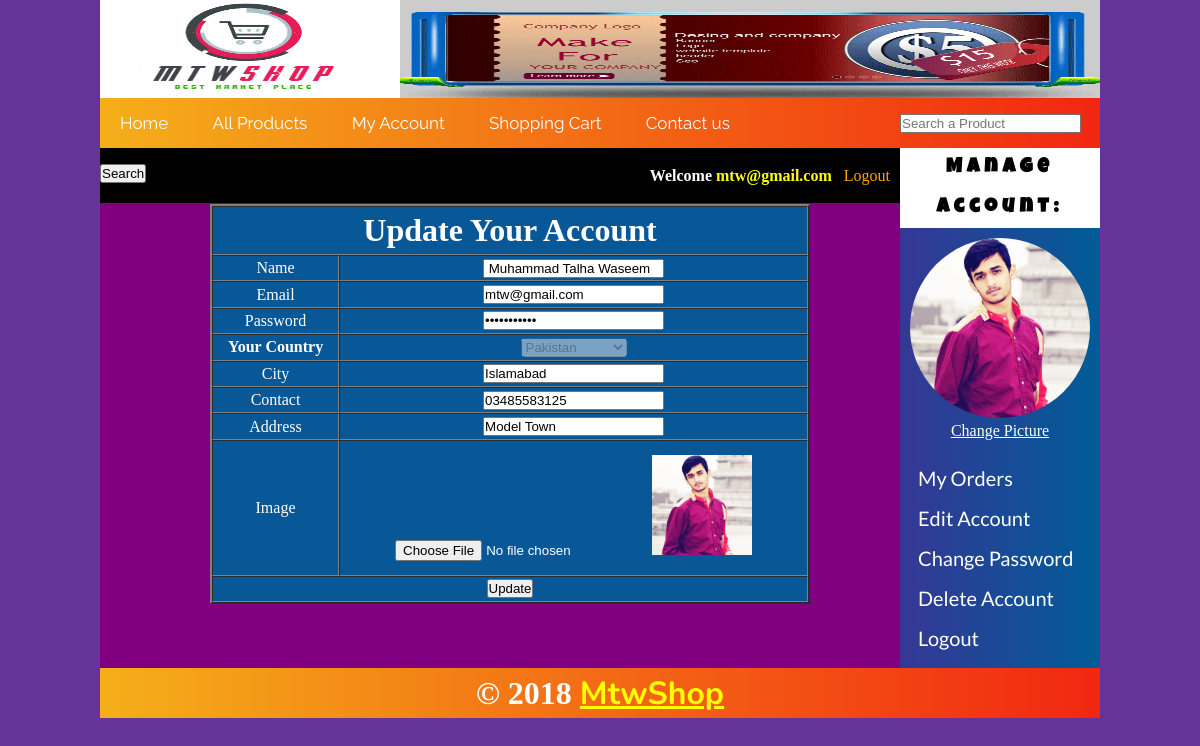
Screenshot of /customer/my_account.php?edit_account (signed in) with the database file from the repository.
### tables this page shows
CREATE TABLE `customers` (
  `customer_id` int(10) NOT NULL,
  `customer_name` text NOT NULL,
  `customer_email` text NOT NULL,
  `customer_pass` text NOT NULL,
  `customer_country` text NOT NULL,
  `customer_city` text NOT NULL,
  `customer_contact` text NOT NULL,
  `customer_address` text NOT NULL,
  `customer_image` text NOT NULL,
  `customer_ip` text NOT NULL
);

### customer/edit_account.php (the view, shortened to what this page needs)
<?php
if (isset($_GET['edit_account'])) {
    $customer_email = $_SESSION['customer_email'];
    $get_customer = " SELECT * from customers where customer_email = '$customer_email' ";
    $run_customer = mysqli_query($conn,$get_customer);
    $row = mysqli_fetch_array($run_customer);
    $name = $row['customer_name'];
    $email = $row['customer_email'];
    $pass = $row['customer_pass'];
    $country = $row['customer_country'];
    $city = $row['customer_city'];
    $contact = $row['customer_contact'];
    $address = $row['customer_address'];
    $img = $row['customer_image'];
}
?>
<form action="" method="post" enctype="multipart/form-data" >
    <table align="center" width="600" border="2" cellspacing="0" height="400" bgcolor="#085797" style="margin-left:70px;">
     <tr >
         <td colspan="2" align="center"> <h1> Update Your Account</h1> </td>
     </tr>
     <tr>
         <td align="center"> Name </td>
         <td> <input type="text" name="c_name" value=" <?php echo $name; ?> "> </td>
     </tr>
     <tr>
         <td align="center"> Email </td>
         <td> <input type="email" name="c_email" value="<?php echo $email; ?>"></td>
     </tr>
     <tr>
         <td align="center"> Password</td>
         <td> <input type="password" name="c_pass" value="<?php echo $pass; ?>"> </td>
     </tr>
     <tr>
        <td align="center" > <b>Your Country </b> </td>
            <td> <select name="c_country" disabled >
                    <option > <?php echo $country; ?> </option>
                    </select>
            </td>
     </tr>
     <tr>
         <td align="center">City</td>
         <td> <input type="text" name="c_city" value="<?php echo $city; ?>"> </td>
     </tr>
     <tr>
         <td align="center">Contact</td>
         <td> <input type="tel" name="c_contact" value="<?php echo $contact; ?>"> </td>
     </tr>
     <tr>
         <td align="center">Address</td>
         <td> <input type="text" name="c_addr" value="<?php echo $address; ?>"> </td>
     </tr>
     <tr>
         <td align="center">Image</td>
         <td> <input type="file" name="c_image" size="40"> <img src="customer_images/<?php echo $img; ?>" width="100" height="100" >  </td>
     </tr>
     <tr>
         <td colspan="2"> <input type="submit" name="submit" value="Update" ></td>
     </tr>
    </table>
</form>

### customer/my_account.php (shortened to what this page needs)
<?php require 'includes/config.php'; ?>
<?php require 'functions.php';  session_start(); ?>
<!DOCTYPE html>
<html lang="en">
<head>
    <link rel="stylesheet" href="css/styles.css">
</head>
<body>
    <div class="main_wrapper">
        <div class="header_wrapper">
           <a href="../index.php"><img src="images/logo2.png" height="100px" width="300px" style="float: left;"  alt=""> </a>
            <img src="images/banner.gif" height="100px" width="700px" style="float: right;"  alt="">
        </div>
        <div id="navbar" >
            <ul>
                <li><a href="../index.php"> Home </a></li>
                <li><a href="../all_products.php"> All Products </a></li>
                 <?php
                    if (isset($_SESSION['customer_email'])) {
                        echo "<li><a href='my_account.php'> My Account </a></li>";
                    } else { }
                ?>
                <li><a href="../cart.php"> Shopping Cart </a></li>
                <li><a href="../contact.php"> Contact us </a></li>
            </ul>
            <form action="results.php" method="get" enctype="multipart/form-data" >
                <input type="search" name="user_query" id="search" placeholder="Search a Product" >
                <input type="submit" value="Search" name="search" id="searchsub" >
            </form>
        </div>
        <div class="content_wrapper" >
             <div id="right_content_area">
                <div class="headline"  >
                    <div id="headline_content">
                       <?php
                         if (isset($_SESSION['customer_email'])) {
                                echo " <b> Welcome </b>". "<b style='color:Yellow; ' >". $_SESSION['customer_email']."</b> ";
                            } else {
                                echo "<b> Welcome Guest! </b> ";
                            }
                        ?>
                        <?php
                            if (!isset($_SESSION['customer_email'])) {
                                echo "<a href='../checkout.php' style='color:Orange; text-decoration:none' > Login </a> ";
                            } else {
                                echo "<a href='../logout.php' style='color:Orange; text-decoration:none;'> Logout </a> ";
                            }
                        ?>
                    </div>
                </div> <br> <br>
                <div id="product_box">
                    <?php
                    if (isset($_GET['edit_account'])) {
                        include 'edit_account.php';
                    }
                    ?>
                </div>
             </div>
             <div id="left_content_area">
                <div class="categories">
                    <h2> Manage Account: </h2>
                    <ul>
                        <?php
                            if (isset($_SESSION['customer_email'])) {
                                $user_session = $_SESSION['customer_email'];
                                $get_customer_pic = " Select * from customers where customer_email = '$user_session' ";
                                $firepic = mysqli_query($conn,$get_customer_pic);
                                $spec = mysqli_fetch_array($firepic);
                                $pic = $spec['customer_image'];
                                echo " <img class='dp' src= 'customer_images/$pic' width='180' height='180'> <br>
                                 <a  href='my_account.php?change_picture' style='color: white;'>Change Picture</a> <br><br> ";
                            } else {
                                echo " <img class='dp' src= 'customer_images/guest.jpg' width='180' height='180'>  <br><br>";
                            }
                        ?>
                        <li><a href="my_account.php?my_orders">My Orders</a></li>
                        <li><a href="my_account.php?edit_account"> Edit Account</a></li>
                        <li><a href="my_account.php?change_password">Change Password</a>  </li>
                        <li><a href="my_account.php?delete_account">Delete Account</a> </li>
                        <li><a href="../logout.php"> Logout</a></li>
                    </ul>
                </div>
             </div>
        </div>
        <div class="footer" >
            <h1> &copy; 2018  <a href="#"> MtwShop </a></h1>
        </div>
    </div>
</body>
</html>

### customer/css/styles.css (style rules this page uses)
* { margin: 0%; padding: 0%; }
body { background: rebeccapurple; margin-top: -20px; }
.main_wrapper { width: 1000px; height: auto; margin: auto; }
.header_wrapper { width: 1000px; height: 100px; background: white; }
#navbar { width: 1000px; height: 50px; background: #f12711; background: -webkit-linear-gradient(to right, #f5af19, #f12711); background: linear-gradient(to right, #f5af19, #f12711); color: white; }
#navbar ul { float: left; width: 800px; list-style: none; }
#navbar ul li { display: inline; }
#navbar ul li a { padding: 20px; text-decoration: none; line-height: 50px; font-size: 17px; color: white; font-family: 'Raleway', sans-serif; }
#navbar form { line-height: 50px; padding-right: 5px; }
.content_wrapper { width: 1000px; height: auto; background: rgb(231, 16, 16); color: white; }
#left_content_area { width: 200px; height: 520px; background: #005C97; background: -webkit-linear-gradient(to right, #363795, #005C97); background: linear-gradient(to right, #363795, #005C97); float: right; }
.categories h2 { background: white; color: black; font-size: 20px; text-align: center; line-height: 40px; font-family: 'Luckiest Guy', cursive; letter-spacing: 0.4ch; }
.categories ul { list-style: none; text-align: center; padding: 10px; }
.categories ul li { padding: 8px; text-align: left; }
.categories ul li a { color: White; text-decoration: none; font-size: 20px; font-family: 'Lato', sans-serif; }
#right_content_area { width: 800px; height: 520px;; background: purple; float: left; }
.headline { background-color: black; color: white; float: right; height: 35px; width: 780px; padding: 10px; }
#headline_content { float: right; line-height: 35px; }
#product_box { width: 780px; padding: 10px; margin-left : 30px; margin-top: 10px; margin-bottom: 10px; text-align: center; }
.footer { width: 1000px; height: 50px; background: #f12711; background: -webkit-linear-gradient(to right, #f5af19, #f12711); background: linear-gradient(to right, #f5af19, #f12711); color: #FFF; clear: both; text-align: center; line-height: 50px; }
.footer h1 { color: white; }
.footer h1 a { text-decoration: underline; color: yellow; font-family: 'Nunito', sans-serif; }
tr { padding: 50px; }
.dp { border: 2px; border-radius: 50%; }

### rows the page displays
customers: c_name "Muhammad Talha Waseem", c_email "mtw@gmail.com", c_country "Pakistan", c_city "Islamabad", c_contact "03485583125", c_addr "Model Town", customer_image (picture)

### other values shown
$_SESSION['customer_email'] "mtw@gmail.com"
